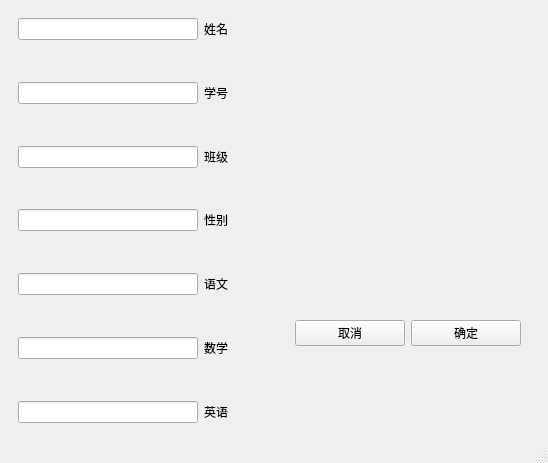
<?xml version="1.0" encoding="UTF-8"?>
<ui version="4.0">
 <class>addStudent</class>
 <widget class="QMainWindow" name="addStudent">
  <property name="geometry">
   <rect>
    <x>0</x>
    <y>0</y>
    <width>548</width>
    <height>463</height>
   </rect>
  </property>
  <property name="windowTitle">
   <string>添加学生</string>
  </property>
  <widget class="QWidget" name="centralwidget">
   <property name="enabled">
    <bool>true</bool>
   </property>
   <layout class="QHBoxLayout" name="horizontalLayout">
    <item>
     <widget class="QWidget" name="widget" native="true">
      <layout class="QGridLayout" name="gridLayout">
       <item row="5" column="0" colspan="2">
        <widget class="QLineEdit" name="classInput">
         <property name="minimumSize">
          <size>
           <width>180</width>
           <height>0</height>
          </size>
         </property>
         <property name="maximumSize">
          <size>
           <width>260</width>
           <height>30</height>
          </size>
         </property>
        </widget>
       </item>
       <item row="11" column="2">
        <widget class="QLabel" name="label_5">
         <property name="text">
          <string>数学</string>
         </property>
        </widget>
       </item>
       <item row="9" column="2">
        <widget class="QLabel" name="label_4">
         <property name="text">
          <string>语文</string>
         </property>
        </widget>
       </item>
       <item row="0" column="0" colspan="2">
        <widget class="QLineEdit" name="nameInput">
         <property name="minimumSize">
          <size>
           <width>180</width>
           <height>0</height>
          </size>
         </property>
         <property name="maximumSize">
          <size>
           <width>260</width>
           <height>30</height>
          </size>
         </property>
        </widget>
       </item>
       <item row="10" column="1">
        <spacer name="verticalSpacer_2">
         <property name="orientation">
          <enum>Qt::Orientation::Vertical</enum>
         </property>
         <property name="sizeType">
          <enum>QSizePolicy::Policy::Expanding</enum>
         </property>
         <property name="sizeHint" stdset="0">
          <size>
           <width>20</width>
           <height>10</height>
          </size>
         </property>
        </spacer>
       </item>
       <item row="5" column="2">
        <widget class="QLabel" name="label_2">
         <property name="text">
          <string>班级</string>
         </property>
        </widget>
       </item>
       <item row="2" column="2" rowspan="2">
        <widget class="QLabel" name="label_7">
         <property name="text">
          <string>学号</string>
         </property>
        </widget>
       </item>
       <item row="6" column="1">
        <spacer name="verticalSpacer_4">
         <property name="orientation">
          <enum>Qt::Orientation::Vertical</enum>
         </property>
         <property name="sizeType">
          <enum>QSizePolicy::Policy::Expanding</enum>
         </property>
         <property name="sizeHint" stdset="0">
          <size>
           <width>20</width>
           <height>10</height>
          </size>
         </property>
        </spacer>
       </item>
       <item row="8" column="1">
        <spacer name="verticalSpacer_3">
         <property name="orientation">
          <enum>Qt::Orientation::Vertical</enum>
         </property>
         <property name="sizeType">
          <enum>QSizePolicy::Policy::Expanding</enum>
         </property>
         <property name="sizeHint" stdset="0">
          <size>
           <width>20</width>
           <height>10</height>
          </size>
         </property>
        </spacer>
       </item>
       <item row="7" column="0" colspan="2">
        <widget class="QLineEdit" name="genInput">
         <property name="minimumSize">
          <size>
           <width>180</width>
           <height>0</height>
          </size>
         </property>
         <property name="maximumSize">
          <size>
           <width>260</width>
           <height>30</height>
          </size>
         </property>
        </widget>
       </item>
       <item row="12" column="1">
        <spacer name="verticalSpacer">
         <property name="orientation">
          <enum>Qt::Orientation::Vertical</enum>
         </property>
         <property name="sizeType">
          <enum>QSizePolicy::Policy::Expanding</enum>
         </property>
         <property name="sizeHint" stdset="0">
          <size>
           <width>20</width>
           <height>10</height>
          </size>
         </property>
        </spacer>
       </item>
       <item row="9" column="0" colspan="2">
        <widget class="QLineEdit" name="cnInput">
         <property name="minimumSize">
          <size>
           <width>180</width>
           <height>0</height>
          </size>
         </property>
         <property name="maximumSize">
          <size>
           <width>260</width>
           <height>30</height>
          </size>
         </property>
        </widget>
       </item>
       <item row="13" column="2">
        <widget class="QLabel" name="label_6">
         <property name="text">
          <string>英语</string>
         </property>
        </widget>
       </item>
       <item row="13" column="0" colspan="2">
        <widget class="QLineEdit" name="engInput">
         <property name="minimumSize">
          <size>
           <width>180</width>
           <height>0</height>
          </size>
         </property>
         <property name="maximumSize">
          <size>
           <width>260</width>
           <height>30</height>
          </size>
         </property>
        </widget>
       </item>
       <item row="0" column="2">
        <widget class="QLabel" name="label">
         <property name="text">
          <string>姓名</string>
         </property>
        </widget>
       </item>
       <item row="11" column="0" colspan="2">
        <widget class="QLineEdit" name="mathInput">
         <property name="minimumSize">
          <size>
           <width>180</width>
           <height>0</height>
          </size>
         </property>
         <property name="maximumSize">
          <size>
           <width>260</width>
           <height>30</height>
          </size>
         </property>
        </widget>
       </item>
       <item row="4" column="1">
        <spacer name="verticalSpacer_5">
         <property name="orientation">
          <enum>Qt::Orientation::Vertical</enum>
         </property>
         <property name="sizeType">
          <enum>QSizePolicy::Policy::Expanding</enum>
         </property>
         <property name="sizeHint" stdset="0">
          <size>
           <width>20</width>
           <height>10</height>
          </size>
         </property>
        </spacer>
       </item>
       <item row="7" column="2">
        <widget class="QLabel" name="label_3">
         <property name="text">
          <string>性别</string>
         </property>
        </widget>
       </item>
       <item row="2" column="0" rowspan="2" colspan="2">
        <widget class="QLineEdit" name="numInput">
         <property name="minimumSize">
          <size>
           <width>180</width>
           <height>0</height>
          </size>
         </property>
         <property name="maximumSize">
          <size>
           <width>260</width>
           <height>30</height>
          </size>
         </property>
        </widget>
       </item>
       <item row="1" column="1">
        <spacer name="verticalSpacer_6">
         <property name="orientation">
          <enum>Qt::Orientation::Vertical</enum>
         </property>
         <property name="sizeType">
          <enum>QSizePolicy::Policy::Expanding</enum>
         </property>
         <property name="sizeHint" stdset="0">
          <size>
           <width>20</width>
           <height>10</height>
          </size>
         </property>
        </spacer>
       </item>
      </layout>
     </widget>
    </item>
    <item>
     <widget class="QWidget" name="widget_2" native="true">
      <layout class="QVBoxLayout" name="verticalLayout">
       <item>
        <widget class="QWidget" name="widget_4" native="true">
         <property name="sizePolicy">
          <sizepolicy hsizetype="Fixed" vsizetype="Fixed">
           <horstretch>100</horstretch>
           <verstretch>100</verstretch>
          </sizepolicy>
         </property>
         <property name="minimumSize">
          <size>
           <width>220</width>
           <height>220</height>
          </size>
         </property>
         <property name="cursor">
          <cursorShape>WhatsThisCursor</cursorShape>
         </property>
         <property name="styleSheet">
          <string notr="true">border-image: url(./assets/hebut.png);
</string>
         </property>
        </widget>
       </item>
       <item>
        <widget class="QWidget" name="widget_3" native="true">
         <layout class="QHBoxLayout" name="horizontalLayout_2">
          <item>
           <widget class="QPushButton" name="cancelButton">
            <property name="text">
             <string>取消</string>
            </property>
           </widget>
          </item>
          <item>
           <widget class="QPushButton" name="confirmButton">
            <property name="text">
             <string>确定</string>
            </property>
           </widget>
          </item>
         </layout>
        </widget>
       </item>
      </layout>
     </widget>
    </item>
   </layout>
  </widget>
  <widget class="QMenuBar" name="menubar">
   <property name="geometry">
    <rect>
     <x>0</x>
     <y>0</y>
     <width>548</width>
     <height>37</height>
    </rect>
   </property>
  </widget>
  <widget class="QStatusBar" name="statusbar"/>
  <action name="actionPreferences">
   <property name="text">
    <string>Preferences</string>
   </property>
  </action>
 </widget>
 <tabstops>
  <tabstop>nameInput</tabstop>
  <tabstop>numInput</tabstop>
  <tabstop>classInput</tabstop>
  <tabstop>genInput</tabstop>
  <tabstop>cnInput</tabstop>
  <tabstop>mathInput</tabstop>
  <tabstop>engInput</tabstop>
  <tabstop>cancelButton</tabstop>
  <tabstop>confirmButton</tabstop>
 </tabstops>
 <resources/>
 <connections/>
</ui>
